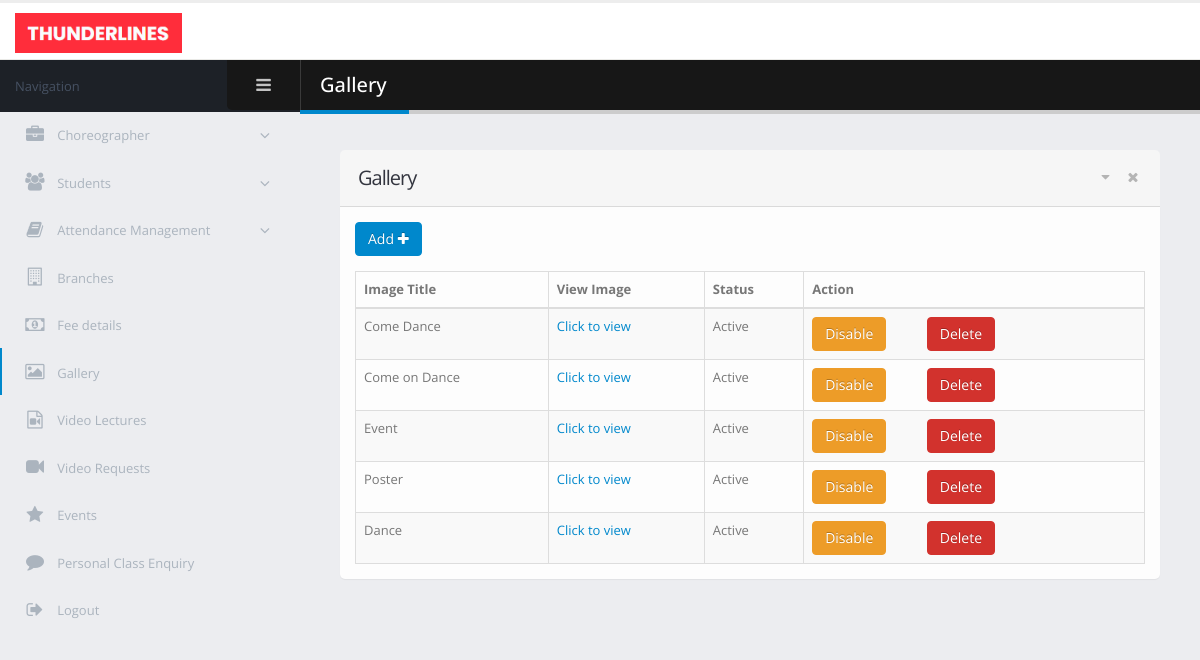
Page /admin/gallery.php on the committed database.
### tables this page shows
CREATE TABLE `gallery` (
  `image_id` int(11) NOT NULL,
  `image_title` varchar(50) NOT NULL,
  `image_loc` text NOT NULL,
  `image_status` int(11) NOT NULL DEFAULT 1
);

### admin/gallery.php (the view, shortened to what this page needs)
<!doctype html>
<html class="fixed">
	<head>
		<link rel="stylesheet" href="assets/vendor/bootstrap/css/bootstrap.css" />
		<link rel="stylesheet" href="assets/vendor/font-awesome/css/font-awesome.css" />
		<link rel="stylesheet" href="assets/vendor/magnific-popup/magnific-popup.css" />
		<link rel="stylesheet" href="assets/vendor/bootstrap-datepicker/css/bootstrap-datepicker3.css" />
		<link rel="stylesheet" href="assets/vendor/jquery-ui/jquery-ui.css" />
		<link rel="stylesheet" href="assets/vendor/jquery-ui/jquery-ui.theme.css" />
		<link rel="stylesheet" href="assets/vendor/bootstrap-multiselect/bootstrap-multiselect.css" />
		<link rel="stylesheet" href="assets/vendor/morris.js/morris.css" />
		<link rel="stylesheet" href="assets/stylesheets/theme.css" />
		<link rel="stylesheet" href="assets/stylesheets/skins/default.css" />
		<link rel="stylesheet" href="assets/stylesheets/theme-custom.css">
	</head>
	<body>
		<section class="body">
			<header class="header">
				<div class="logo-container">
					<a href="homepage.php" class="logo">
						<img src="assets/images/new_logo.png" alt="Porto Admin" height="40"/>
					</a>
				</div>
			</header>
			<div class="inner-wrapper">
				<aside id="sidebar-left" class="sidebar-left">
				    <div class="sidebar-header">
				        <div class="sidebar-title">
				            Navigation
				        </div>
				        <div class="sidebar-toggle hidden-xs" data-toggle-class="sidebar-left-collapsed" data-target="html" data-fire-event="sidebar-left-toggle">
				            <i class="fa fa-bars" aria-label="Toggle sidebar"></i>
				        </div>
				    </div>
				    <div class="nano">
				        <div class="nano-content">
				            <nav id="menu" class="nav-main" role="navigation">
				                <ul class="nav nav-main ">
				                    <li class="nav-parent ">
				                        <a href="#">
				                            <i class="fa fa-briefcase" aria-hidden="true"></i>
				                            <span>Choreographer</span>
				                        </a>
				                    </li>
				                    <li class="nav-parent">
				                        <a href="#">
				                            <i class="fa fa-users" aria-hidden="true"></i>
				                            <span>Students</span>
				                        </a>
				                    </li>
				                    <li class="nav-parent">
				                        <a href="#">
				                            <i class="fa fa-book" aria-hidden="true"></i>
				                            <span>Attendance Management</span>
				                        </a>
				                    </li>
				                    <li>
				                        <a href="branches.php">
				                            <i class="fa fa-building-o" aria-hidden="true"></i>
				                            <span>Branches</span>
				                        </a>
				                    </li>
                                    <li>
                                        <a href="fees_details.php">
                                            <i class="fa fa-money" aria-hidden="true"></i>
                                            <span>Fee details</span>
                                        </a>
                                    </li>
                                    <li class="nav nav-active">
                                        <a href="gallery.php">
                                            <i class="fa fa-image" aria-hidden="true"></i>
                                            <span>Gallery</span>
                                        </a>
                                    </li>
                                    <li>
                                        <a href="video_lectures.php">
                                            <i class="fa fa-file-video-o" aria-hidden="true"></i>
                                            <span>Video Lectures</span>
                                        </a>
                                    </li>
                                    <li>
                                        <a href="video_requests.php">
                                            <i class="fa fa-video-camera" aria-hidden="true"></i>
                                            <span>Video Requests</span>
                                        </a>
                                    </li>
                                    <li>
                                        <a href="event_details.php">
                                            <i class="fa fa-star" aria-hidden="true"></i>
                                            <span>Events</span>
                                        </a>
                                    </li>
                                    <li>
                                        <a href="personal_class_requests.php">
                                            <i class="fa fa-comment" aria-hidden="true"></i>
                                            <span>Personal Class Enquiry</span>
                                        </a>
                                    </li>
				                    <li>
				                        <a href="../login.html">
				                            <i class="fa fa-sign-out" aria-hidden="true"></i>
				                            <span>Logout</span>
				                        </a>
				                    </li>
				                </ul>
				            </nav>
				        </div>
				    </div>
				</aside>
                <section role="main" class="content-body">
                    <header class="page-header">
                        <h2>Gallery</h2>
                    </header>
                    <section class="panel">
                        <header class="panel-heading">
                            <div class="panel-actions">
                                <a href="#" class="panel-action panel-action-toggle" data-panel-toggle></a>
                                <a href="#" class="panel-action panel-action-dismiss" data-panel-dismiss></a>
                            </div>
                            <h2 class="panel-title">Gallery</h2>
                        </header>
                        <div class="panel-body">
                            <div class="row">
                                <div class="col-sm-6">
                                    <div class="mb-md">
                                        <a href="gallery_add.php">
                                            <button id="addgallerybtn" class="btn btn-primary">Add <i class="fa fa-plus"></i> </button>
                                        </a>
                                    </div>
                                </div>
                            </div>
                            <table class="table table-bordered table-striped mb-none" id="tester_table">
                                <thead>
                                <tr>
                                    <th>Image Title</th>
				                    <th>View Image</th>
				                    <th>Status</th>
				                    <th colspan="2">Action</th>
                                </tr>
                                </thead>
                                <tbody>
                                <?php
                                include_once '../Database_Connect.php';
                                $gallery_sel = "select * from gallery order by image_id desc ";
                                $res = $conn->query($gallery_sel);
                                while ($row = $res->fetch_array())
                                {
                                    echo "<tr>";
                                    echo "<td>$row[1]</td>";
                                    echo  "<td><a href='http://localhost/dance-academy/admin/$row[2]' target='_blank'>Click to view</a></td>";
                                    if ($row[3]==0)
                                    {
                                        echo "<td>InActive</td>";
                                    }
                                    else if($row[3]==1)
                                    {
                                        echo "<td>Active</td>";
                                    }
                                    echo "<td>";
                                    if ($row[3]==1)
                                    {
                                        echo "<a href='manage_gallery.php?gid=$row[0]&action=disable'><button class='btn btn-warning'>Disable</button></a>";
                                    }
                                    echo "<a href='manage_gallery.php?gid=$row[0]&action=delete'><button class='btn btn-danger'>Delete</button></a>";
                                    echo "</td>";
                                }
                                ?>
                                </tbody>
                            </table>
                        </div>
                    </section>
                </section>
			</div>
		</section>
	</body>
</html>

### admin/assets/stylesheets/skins/default.css (style rules this page uses)
a, .btn-link { color: #0088cc; }
body .btn-primary { color: #ffffff; text-shadow: 0 -1px 0 rgba(0, 0, 0, 0.25); background-color: #0088cc; border-color: #0088cc; }
body .btn-warning { color: #ffffff; text-shadow: 0 -1px 0 rgba(0, 0, 0, 0.25); background-color: #ed9c28; border-color: #ed9c28; }
body .btn-danger { color: #ffffff; text-shadow: 0 -1px 0 rgba(0, 0, 0, 0.25); background-color: #d2322d; border-color: #d2322d; }
.page-header h2 { border-bottom-color: #0088cc; }
ul.nav-main > li.nav-active > a { box-shadow: 2px 0 0 #0088cc inset; }

### rows in the picture
gallery: image_title "Come Dance", image_status "Active"
gallery: image_title "Come on Dance", image_status "Active"
gallery: image_title "Event", image_status "Active"
gallery: image_title "Poster", image_status "Active"
gallery: image_title "Dance", image_status "Active"
